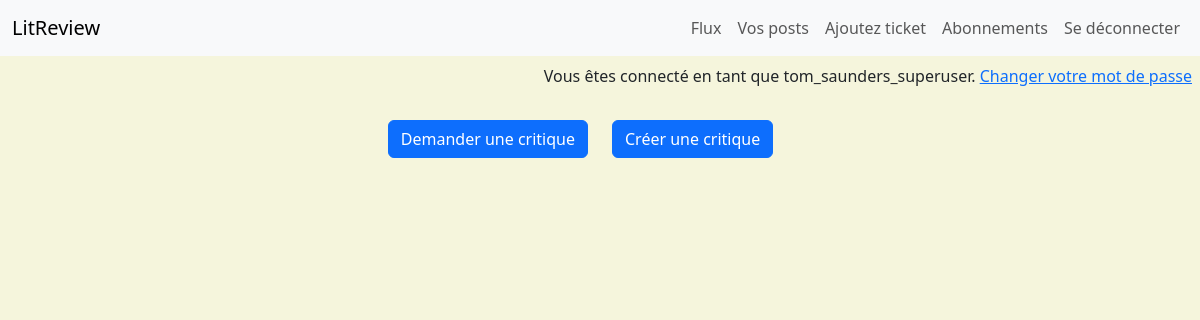
The app's page /home/my_posts/ (signed in), older data.
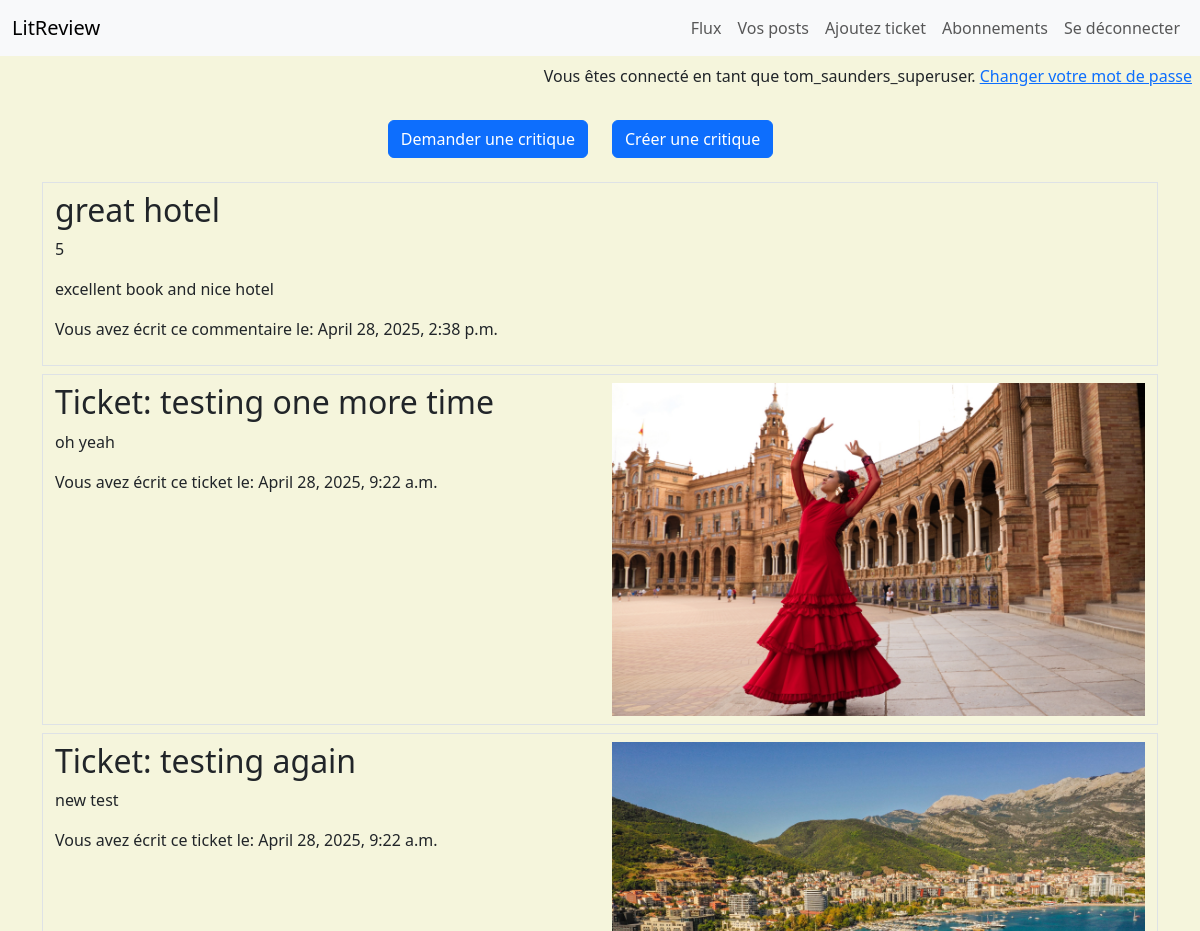
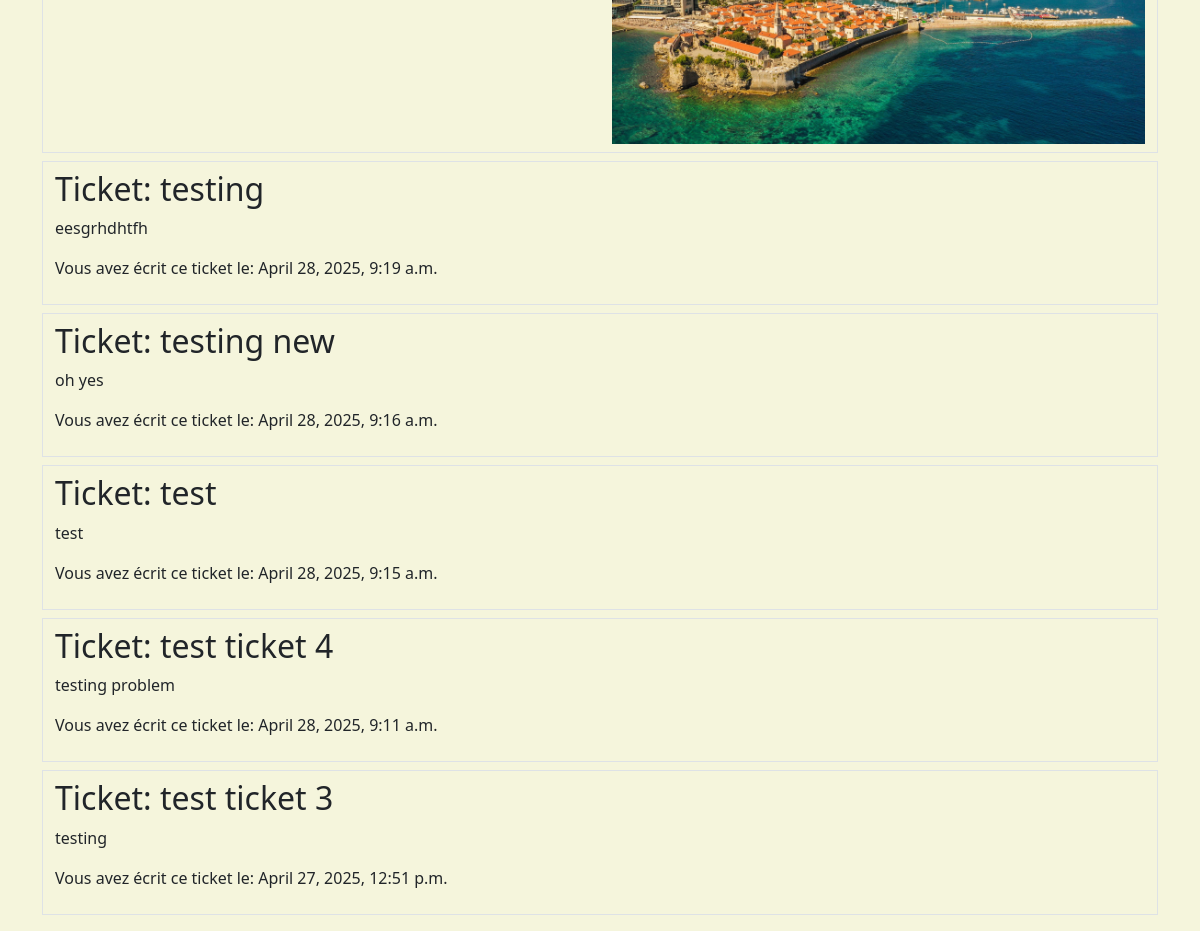
The same page, newer data (2 pictures, top to bottom).
### flux/models.py (models this page shows, shortened)
class Review(models.Model):
    ticket = models.ForeignKey(to=Ticket, on_delete=models.CASCADE)
    rating = models.PositiveSmallIntegerField(
    validators=[MinValueValidator(0), MaxValueValidator(5)])
    headline = models.CharField(max_length=128)
    body = models.CharField(max_length=8192, blank=True)
    user = models.ForeignKey(
        to=settings.AUTH_USER_MODEL, on_delete=models.CASCADE)
    time_created = models.DateTimeField(auto_now_add=True)
    def is_review(self):
        return True
    def is_ticket(self):
        return False

class Ticket(models.Model):
    title = models.CharField(max_length=128)
    description = models.TextField(max_length=2048, blank=True)
    user = models.ForeignKey(
        to=settings.AUTH_USER_MODEL, on_delete=models.CASCADE)
    image = models.ImageField(null=True, blank=True)
    time_created = models.DateTimeField(auto_now_add=True)
    def is_ticket(self):
        return True

### flux/views.py (the view)
# urls.py: path('my_posts/', my_posts, name='my_posts'),
@login_required
def my_posts(request):
    tickets = Ticket.objects.filter(user=request.user)
    reviews = Review.objects.filter(user=request.user)
    posts = sorted(
        chain(tickets, reviews),
        key=lambda post: post.time_created,
        reverse=True)
    context = {"posts" : posts}
    return render(request, 'flux/my_posts.html', context)

### flux/templates/flux/my_posts.html
{% extends 'base.html' %}
{% block content %}
    <div class="container">
        <div class="row py-3">
            <div class="col text-end">
                <a class="btn btn-primary" href="{% url "ticket-create" %}" role="button">Demander une critique</a>
            </div>
            <div class="col">
                <a class="btn btn-primary" href="" role="button">Créer une critique</a>
            </div>
        </div>
        {% for post in posts %}
        <div class="row border my-2 py-2">
            {% if post.is_ticket %}
                <div class="col">
                    <h2>Ticket: {{ post.title }}</h2>
                    <p>{{ post.description}}</p>
                    <p>Vous avez écrit ce ticket le: {{ post.time_created }}</p>
                </div>
                <div class="col">
                    {% if post.image %}
                        <img src="{{ post.image.url }}" class="img-fluid">
                    {% endif %}
                </div>
            {% elif post.is_review %}
                <div class="col">
                    <h2>{{ post.headline }}</h2>
                    <p>{{ post.rating}}</p>
                    <p>{{ post.body }}</p>
                    <p>Vous avez écrit ce commentaire le: {{ post.time_created }}</p>
                </div>
            {% endif %}
        </div>
        {% endfor %}
    </div>
{% endblock content %}

Row changes from the older to the newer data that the page shows:
added Review: headline "great hotel", rating "5", body "excellent book and nice hotel", time_created "April 28, 2025, 2:38 p.m."
added Ticket: title "testing one more time", description "oh yeah", time_created "April 28, 2025, 9:22 a.m.", image (picture)
added Ticket: title "testing again", description "new test", time_created "April 28, 2025, 9:22 a.m.", image (picture)
added Ticket: title "testing", description "eesgrhdhtfh", time_created "April 28, 2025, 9:19 a.m."
added Ticket: title "testing new", description "oh yes", time_created "April 28, 2025, 9:16 a.m."
added Ticket: title "test", description "test", time_created "April 28, 2025, 9:15 a.m."
added Ticket: title "test ticket 4", description "testing problem", time_created "April 28, 2025, 9:11 a.m."
added Ticket: title "test ticket 3", description "testing", time_created "April 27, 2025, 12:51 p.m."
